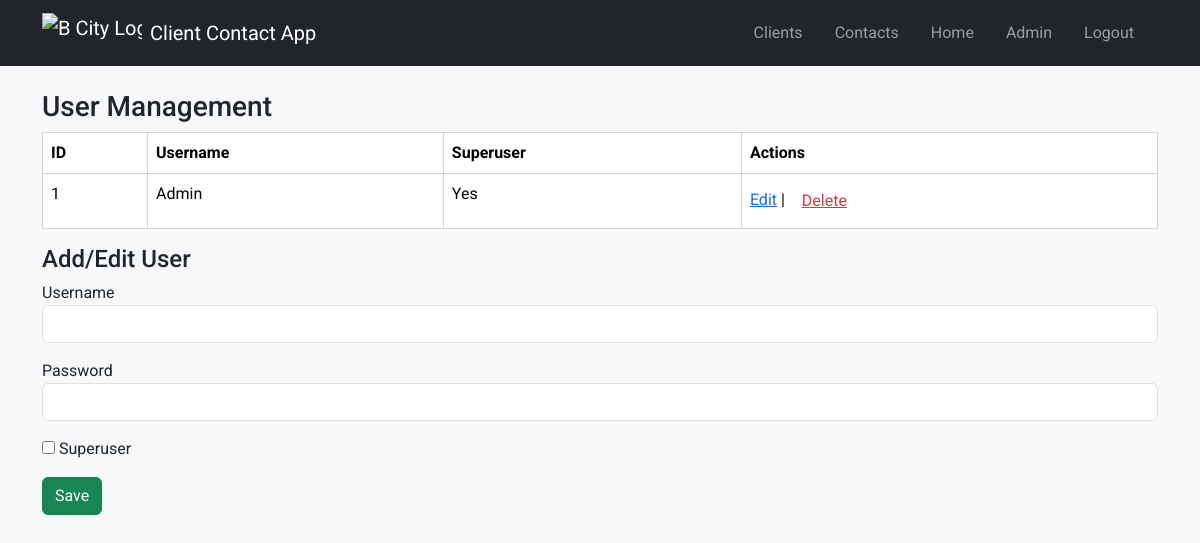
Screenshot of /admin/user_manage (signed in) with the database file from the repository.
### models/user.py (models this page shows, shortened)
class User(UserMixin, db.Model):
    id = db.Column(db.Integer, primary_key=True)
    username = db.Column(db.String(64), unique=True, nullable=False)
    password_hash = db.Column(db.String(128), nullable=False)
    is_superuser = db.Column(db.Boolean, default=False)

### routes/admin.py (the view)
@admin_bp.route('/admin/user_manage', methods=['GET', 'POST'])
@login_required
def user_manage():
    users = User.query.order_by(User.id.asc()).all()
    form = UserForm()
    return render_template('user_manage.html', users=users, form=form)

### forms/auth_forms.py
class UserForm(FlaskForm):
    username = StringField('Username', validators=[DataRequired()])
    password = PasswordField('Password')
    is_superuser = BooleanField('Superuser')
    submit = SubmitField('Save')

### templates/user_manage.html (shortened to what this page needs)
{% extends 'base.html' %}
{% block content %}
<h3>User Management</h3>
<table class="table">
    <thead>
        <tr><th>ID</th><th>Username</th><th>Superuser</th><th>Actions</th></tr>
    </thead>
    <tbody>
        {% for user in users %}
        <tr>
            <td>{{ user.id }}</td>
            <td>{{ user.username }}</td>
            <td>{{ 'Yes' if user.is_superuser else 'No' }}</td>
            <td>
                <a href="{{ url_for('admin.edit_user', user_id=user.id) }}">Edit</a> |
                <form method="POST" action="{{ url_for('admin.delete_user', user_id=user.id) }}" style="display:inline;">
                    <button type="submit" class="btn btn-link text-danger" onclick="return confirm('Are you sure you want to delete this user?');">
                        Delete
                    </button>
                </form>
            </td>
        </tr>
        {% endfor %}
    </tbody>
</table>
<h4>Add/Edit User</h4>
<form method="POST">
    <div class="mb-3">
        {{ form.username.label }} {{ form.username(class="form-control") }}
    </div>
    <div class="mb-3">
        {{ form.password.label }} {{ form.password(class="form-control") }}
    </div>
    <div class="mb-3">
        {{ form.is_superuser() }} {{ form.is_superuser.label }}
    </div>
    <button type="submit" class="btn btn-success">Save</button>
</form>
{% endblock %}

### static/css/style.css (style rules this page uses)
body { font-family: Arial, sans-serif; background: #f6f8fa; margin: 0; padding: 0; }
table { border-collapse: collapse; width: 100%; margin-bottom: 2em; }
th, td { border: 1px solid #d1d5da; padding: 0.5em 1em; text-align: left; }
th { background: #f3f4f6; }
button, input[type="submit"] { background: #2ea44f; color: #fff; border: none; padding: 0.4em 1em; border-radius: 4px; cursor: pointer; }
form div { margin-bottom: 0.8em; }

### rows the page displays
User: id "1", username "Admin", is_superuser "Yes"
